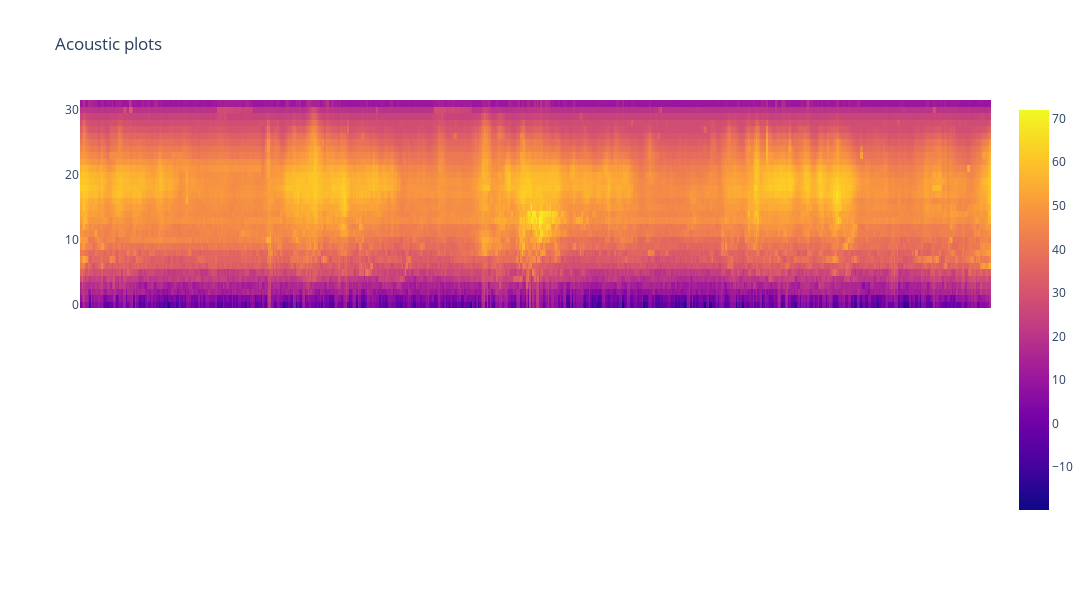

The notebook cell this image was saved under:
### Code cell
wav_file = 'C:/Users/Sumeet/Desktop/test.wav'

sig,fs = sf.read(wav_file)
start = 1
duration = int(sig.shape[0]/fs + 1)
if len(sig.shape) > 1:
    sig = sig[:,0]

v2s = VoltToSPL(MIC_SENSITIVITY)
fw = FrequencyWeight(fs,'A')
oto = OneThirdOctave(processing=[v2s,fw])
freq_data = oto(sig,fs,duration)



fig = make_subplots(rows=2, cols=1,
                    shared_xaxes=True,
                    vertical_spacing=0.01)

# fig.add_trace(go.Scatter(x=np.arange(spl_data.shape[0]), y=spl_data,mode='lines',),
#               row=2, col=1)

fig.add_trace(go.Heatmap(
                    z=freq_data))

fig.update_layout(height=600, width=1600,
                  title_text="Acoustic plots")
fig.show()

### Figure 1 — Plotly figure (JSON) as saved in the notebook; plotly's stock layout.template omitted (floating-point values rounded to 4 significant figures; data arrays with more than 128 entries replaced by an {"elided": "..."} marker saying what was removed)
{"data": [{"type": "heatmap", "z": {"elided": "32x600 float values"}}], "layout": {"height": 600, "title": {"text": "Acoustic plots"}, "width": 1600, "xaxis": {"anchor": "y", "domain": [0, 1], "matches": "x2", "showticklabels": false}, "xaxis2": {"anchor": "y2", "domain": [0, 1]}, "yaxis": {"anchor": "x", "domain": [0.505, 1]}, "yaxis2": {"anchor": "x2", "domain": [0, 0.495]}}}
